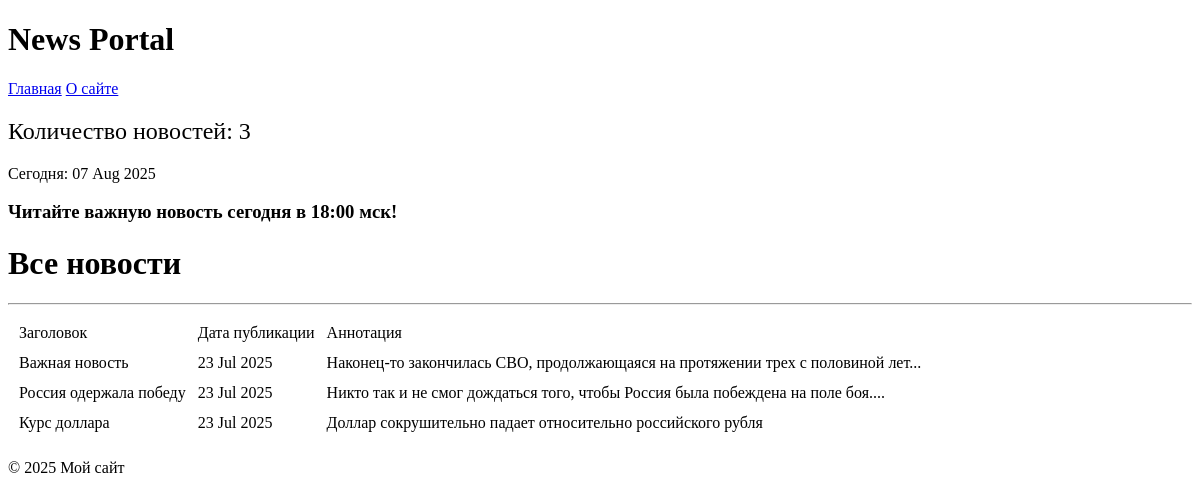
The page /news/ on the database as committed earlier.
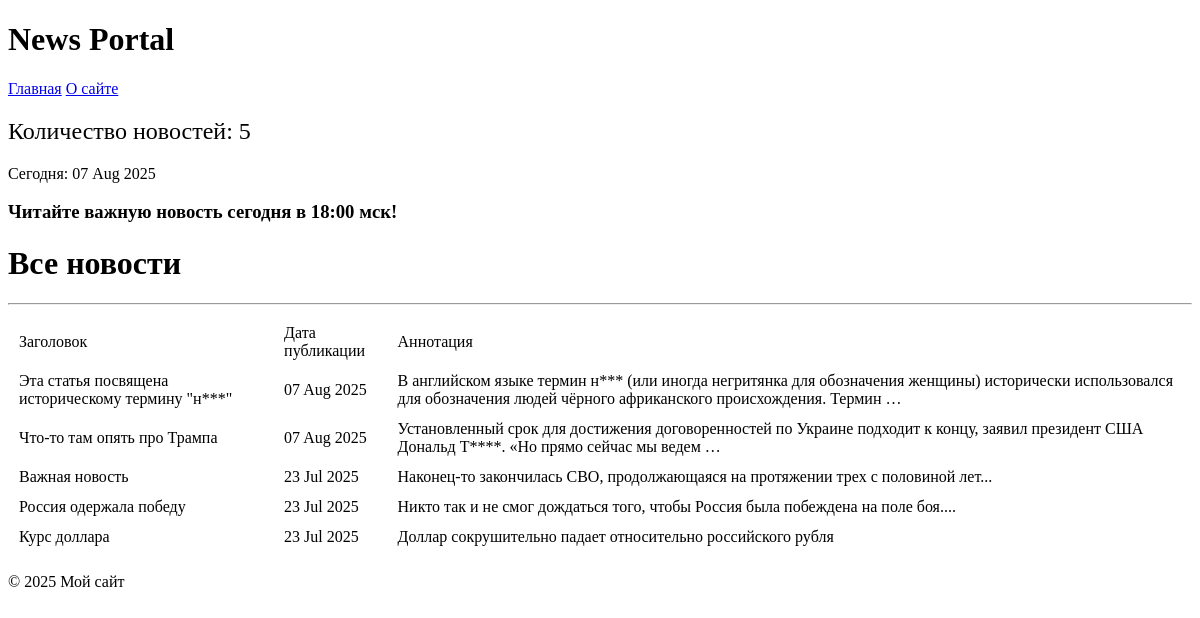
The same page on the database as committed later.
### News_Portal/models.py (models this page shows, shortened)
class Post(models.Model):
    author = models.ForeignKey(Author, on_delete=models.CASCADE)
    ARTICLE = 'article'
    NEWS = 'news'
    POST_CHOICES = [(ARTICLE, 'статья'), (NEWS, 'новость')]
    post_type = models.CharField(max_length=10, choices=POST_CHOICES, default=NEWS)
    categories = models.ManyToManyField(Category, through = 'PostCategory')
    post_origin = models.DateTimeField(auto_now_add=True)
    post_head = models.CharField(max_length=255, default=0)
    post_text = models.TextField(max_length=100000, default=0)
    post_rate = models.DecimalField(max_digits=2, decimal_places=1, default=0)

### News_Portal/views.py (the view)
# urls.py: path('news/', NewsList.as_view(), name='news_list'),
class NewsList(ListView):
    model = Post
    queryset = Post.objects.order_by('-post_origin')
    template_name = 'flatpages/newslist.html'
    context_object_name = 'news'
    def get_context_data(self, **kwargs):
        context = super().get_context_data(**kwargs)
        context['time_now'] = datetime.now(timezone.utc)
        context['next_news'] = None
        return context

### News_Portal/templatetags/censor.py (called while the page is built)
@register.filter()
def censor(value):
    if not isinstance(value, str):
        raise TypeError(f'Ошибка! Переменная должна быть "str"')
    def replace(match):
        word = match.group()
        return (word[0] + '*' * (len(word) - 1))
    return pattern.sub(replace, value)

### templates/flatpages/newslist.html (shortened to what this page needs)
{% extends 'flatpages/default.html' %}
{% load censor %}
{% block content %}
    <h2 style="font-weight: normal;"> Количество новостей: {{ news|length }} </h2>
    <p>Сегодня: {{ time_now|date:'d M Y'  }}</p>
    <h3>{{ next_news|default_if_none:"Читайте важную новость сегодня в 18:00 мск!" }}</h3>
   <h1>Все новости</h1>
   <hr>
   {% if news %}
       <table cellspacing="10">
           <tr>
               <td>Заголовок</td>
               <td>Дата публикации</td>
               <td>Аннотация</td>
           </tr>
           {% for post in news %}
           <tr>
               <td>{{ post.post_head|censor }}</td>
               <td>{{ post.post_origin|date:'d M Y' }}</td>
               <td>{{ post.post_text|truncatewords:20|censor }}</td>
           </tr>
           {% endfor %}
       </table>
   {% else %}
       <h2>Новостей нет!</h2>
   {% endif %}
{% endblock content %}

Rows that differ between the two databases and show on the page:
added Post: post_head|censor "Эта статья посвящена историческому термину \"н***\"", post_origin "07 Aug 2025", post_text|censor "В английском языке термин н*** (или иногда негритянка для обозначения женщины) исторически использовался для обозначения людей чёрного африканского происхождения. Термин …"
added Post: post_head|censor "Что-то там опять про Трампа", post_origin "07 Aug 2025", post_text|censor "Установленный срок для достижения договоренностей по Украине подходит к концу, заявил президент США Дональд Т****. «Но прямо сейчас мы ведем …"
Other text that changed with them:
{{ news|length }}: "3" → "5"
